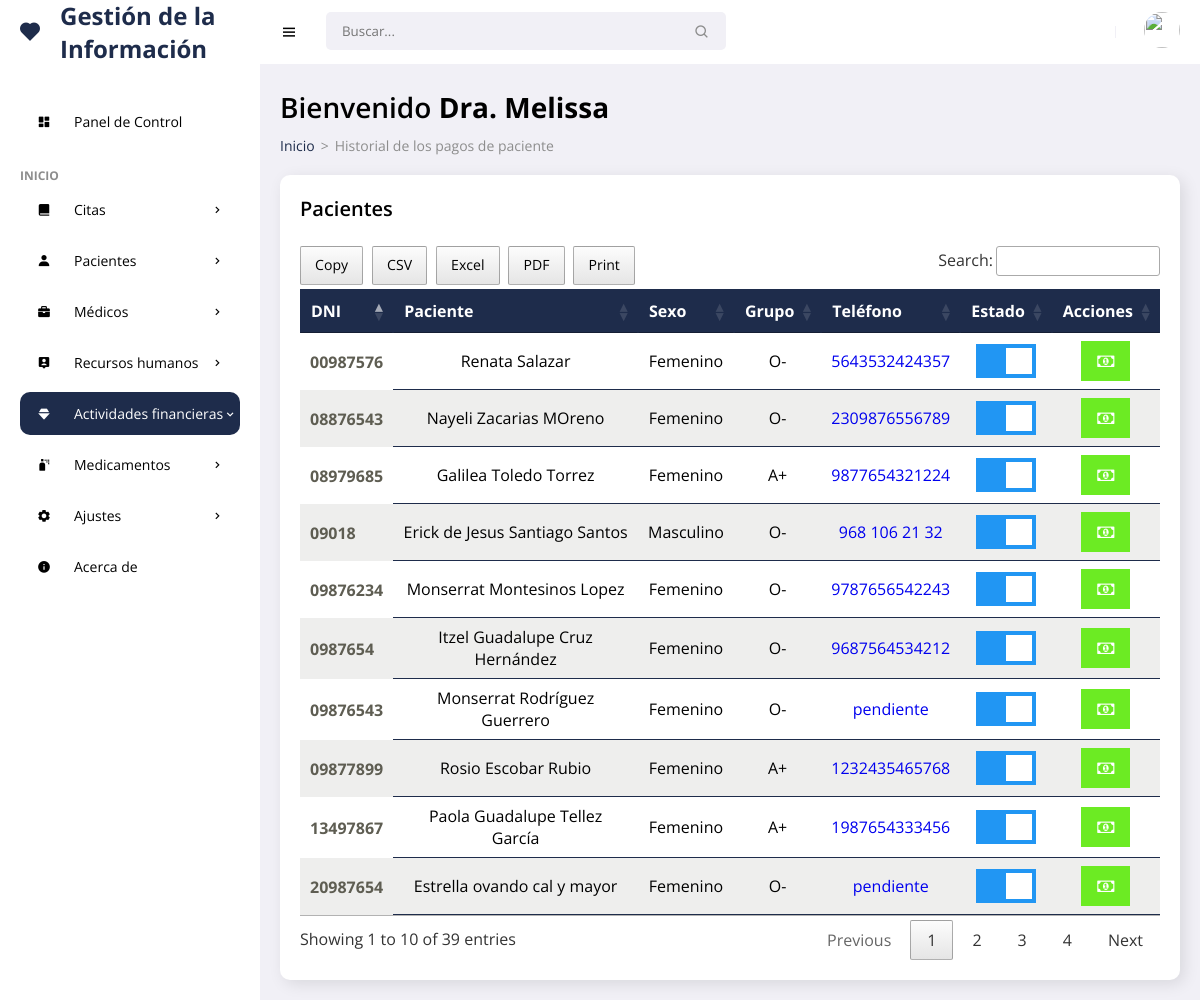
Screenshot of /frontend/actividades/mostrar.php (signed in) with the database file from the repository.
### tables this page shows
CREATE TABLE `patients` (
  `idpa` int(11) NOT NULL,
  `numhs` char(8) NOT NULL,
  `nompa` varchar(30) NOT NULL,
  `apepa` varchar(30) NOT NULL,
  `direc` varchar(150) NOT NULL,
  `sex` varchar(15) NOT NULL,
  `grup` varchar(15) NOT NULL,
  `phon` char(13) NOT NULL,
  `cump` date NOT NULL,
  `corr` varchar(35) NOT NULL,
  `username` varchar(25) NOT NULL,
  `password` varchar(255) NOT NULL,
  `rol` char(1) NOT NULL,
  `state` char(1) NOT NULL,
  `fere` timestamp NOT NULL DEFAULT current_timestamp() ON UPDATE current_timestamp()
);

### frontend/actividades/mostrar.php (the view, shortened to what this page needs)
<!DOCTYPE html>
<html lang="es">
<head>
    <link href='https://unpkg.com/boxicons@2.0.9/css/boxicons.min.css' rel='stylesheet'>
    <link rel="stylesheet" href="../../backend/css/admin.css">
    <link rel="stylesheet" type="text/css" href="../../backend/css/datatable.css">
    <link rel="stylesheet" type="text/css" href="../../backend/css/buttonsdataTables.css">
    <link rel="stylesheet" type="text/css" href="../../backend/css/font.css">
</head>
<body>
    <section id="sidebar">
        <a href="../admin/escritorio.php" class="brand"><i class='bx bxs-heart icon'></i> Gestión de la Información</a>
        <ul class="side-menu">
            <li><a href="../admin/escritorio.php" ><i class='bx bxs-dashboard icon' ></i> Panel de Control</a></li>
            <li class="divider" data-text="Inicio">Panel</li>
            <li>
                <a href="#"><i class='bx bxs-book-alt icon' ></i> Citas <i class='bx bx-chevron-right icon-right' ></i></a>
            </li>
            <li>
                <a href="#"><i class='bx bxs-user icon' ></i> Pacientes <i class='bx bx-chevron-right icon-right' ></i></a>
            </li>
            <li>
                <a href="#"><i class='bx bxs-briefcase icon' ></i> Médicos <i class='bx bx-chevron-right icon-right' ></i></a>
            </li>
            <li>
                <a href="#"><i class='bx bxs-user-pin icon' ></i> Recursos humanos<i class='bx bx-chevron-right icon-right' ></i></a>
            </li>
            <li>
                <a href="#"  class="active"><i class='bx bxs-diamond icon' ></i> Actividades financieras<i class='bx bx-chevron-right icon-right' ></i></a>
            </li>
            <li>
                <a href="#"><i class='bx bxs-spray-can icon' ></i> Medicamentos<i class='bx bx-chevron-right icon-right' ></i></a>
            </li>
            <li>
                <a href="#"><i class='bx bxs-cog icon' ></i> Ajustes<i class='bx bx-chevron-right icon-right' ></i></a>
            </li>
            <li><a href="../acerca/mostrar.php"><i class='bx bxs-info-circle icon' ></i> Acerca de</a></li>
        </ul>
    </section>
    <section id="content">
        <nav>
            <i class='bx bx-menu toggle-sidebar' ></i>
            <form action="#">
                <div class="form-group">
                    <input type="text" placeholder="Buscar...">
                    <i class='bx bx-search icon' ></i>
                </div>
            </form>
            <div class="profile">
                <img src="https://images.unsplash.com/photo-1517841905240-472988babdf9?ixid=MnwxMjA3fDB8MHxzZWFyY2h8NHx8cGVvcGxlfGVufDB8fDB8fA%3D%3D&ixlib=rb-1.2.1&auto=format&fit=crop&w=500&q=60" alt="">
            </div>
        </nav>
        <main>
            <h1 class="title">Bienvenido <?php echo '<strong>'.$_SESSION['username'].'</strong>'; ?></h1>
            <ul class="breadcrumbs">
                <li><a href="../admin/escritorio.php">Inicio</a></li>
                <li class="divider">></li>
                <li><a href="#" class="active">Historial de los pagos de paciente</a></li>
            </ul>
          <div class="data">
                <div class="content-data">
                    <div class="head">
                        <h3>Pacientes</h3>
                    </div>
                   <div class="table-responsive" style="overflow-x:auto;">
                       <?php
require '../../backend/bd/Conexion.php';
$sentencia = $connect->prepare("SELECT * FROM patients ORDER BY idpa DESC;");
 $sentencia->execute();
$data =  array();
if($sentencia){
  while($r = $sentencia->fetchObject()){
    $data[] = $r;
  }
}
     ?>
     <?php if(count($data)>0):?>
         <table id="example" class="responsive-table">
            <thead>
                <tr>
                    <th scope="col">DNI</th>
                    <th scope="col">Paciente</th>
                    <th scope="col">Sexo</th>
                    <th scope="col">Grupo</th>
                    <th scope="col">Teléfono</th>
                    <th scope="col">Estado</th>
                    <th scope="col">Acciones</th>
                </tr>
            </thead>
            <tbody>
                <?php foreach($data as $d):?>
                    <tr>
                        <th scope="row"><?php echo $d->numhs ?></th>
                        <td data-title="Paciente"><?php echo $d->nompa ?>&nbsp;<?php echo $d->apepa ?></td>
                        <td data-title="Sexo"><?php echo $d->sex ?></td>
                        <td data-title="Grupo"><?php echo $d->grup ?></td>
                        <td data-title="Teléfono"><a href="tel:<?php echo $d->phon ?>"><?php echo $d->phon ?></a></td>
                        <td data-title="Estado">
                        <label class="switch">
                          <span class="slider"></span>
                        </label>
                        </td>
                        <td>
                            <a title="Pagos" href="../actividades/pagos.php?id=<?php echo $d->idpa ?>" class="fa fa-money"></a>
                        </td>
                    </tr>
                    <?php endforeach; ?>
            </tbody>
         </table>
    <?php endif; ?>
                    </div>
                </div>
            </div>
        </main>
    </section>
</body>
</html>

### backend/css/datatable.css (style rules this page uses)
table.dataTable thead>tr>th.sorting,table.dataTable thead>tr>th.sorting_asc,table.dataTable thead>tr>th.sorting_desc,table.dataTable thead>tr>th.sorting_asc_disabled,table.dataTable thead>tr>th.sorting_desc_disabled,table.dataTable thead>tr>td.sorting,table.dataTable thead>tr>td.sorting_asc,table.dataTable thead>tr>td.sorting_desc,table.dataTable thead>tr>td.sorting_asc_disabled,table.dataTable thead>tr>td.sorting_desc_disabled { cursor:pointer;position:relative;padding-right:26px }
table.dataTable thead>tr>th.sorting:before,table.dataTable thead>tr>th.sorting:after,table.dataTable thead>tr>th.sorting_asc:before,table.dataTable thead>tr>th.sorting_asc:after,table.dataTable thead>tr>th.sorting_desc:before,table.dataTable thead>tr>th.sorting_desc:after,table.dataTable thead>tr>th.sorting_asc_disabled:before,table.dataTable thead>tr>th.sorting_asc_disabled:after,table.dataTable thead>tr>th.sorting_desc_disabled:before,table.dataTable thead>tr>th.sorting_desc_disabled:after,table.dataTable thead>tr>td.sorting:before,table.dataTable thead>tr>td.sorting:after,table.dataTable thead>tr>td.sorting_asc:before,table.dataTable thead>tr>td.sorting_asc:after,table.dataTable thead>tr>td.sorting_desc:before,table.dataTable thead>tr>td.sorting_desc:after,table.dataTable thead>tr>td.sorting_asc_disabled:before,table.dataTable thead>tr>td.sorting_asc_disabled:after,table.dataTable thead>tr>td.sorting_desc_disabled:before,table.dataTable thead>tr>td.sorting_desc_disabled:after { position:absolute;display:block;opacity:.125;right:10px;line-height:9px;font-size:.9em }
table.dataTable thead>tr>th.sorting:before,table.dataTable thead>tr>th.sorting_asc:before,table.dataTable thead>tr>th.sorting_desc:before,table.dataTable thead>tr>th.sorting_asc_disabled:before,table.dataTable thead>tr>th.sorting_desc_disabled:before,table.dataTable thead>tr>td.sorting:before,table.dataTable thead>tr>td.sorting_asc:before,table.dataTable thead>tr>td.sorting_desc:before,table.dataTable thead>tr>td.sorting_asc_disabled:before,table.dataTable thead>tr>td.sorting_desc_disabled:before { bottom:50%;content:"▴" }
table.dataTable thead>tr>th.sorting:after,table.dataTable thead>tr>th.sorting_asc:after,table.dataTable thead>tr>th.sorting_desc:after,table.dataTable thead>tr>th.sorting_asc_disabled:after,table.dataTable thead>tr>th.sorting_desc_disabled:after,table.dataTable thead>tr>td.sorting:after,table.dataTable thead>tr>td.sorting_asc:after,table.dataTable thead>tr>td.sorting_desc:after,table.dataTable thead>tr>td.sorting_asc_disabled:after,table.dataTable thead>tr>td.sorting_desc_disabled:after { top:50%;content:"▾" }
table.dataTable thead>tr>th.sorting_asc:before,table.dataTable thead>tr>th.sorting_desc:after,table.dataTable thead>tr>td.sorting_asc:before,table.dataTable thead>tr>td.sorting_desc:after { opacity:.6 }
table.dataTable thead th,table.dataTable thead td,table.dataTable tfoot th,table.dataTable tfoot td { text-align:left }
table.dataTable { width:100%;margin:0 auto;clear:both;border-collapse:separate;border-spacing:0 }
table.dataTable thead th,table.dataTable tfoot th { font-weight:bold }
table.dataTable thead th,table.dataTable thead td { padding:10px;border-bottom:1px solid rgba(0, 0, 0, 0.3) }
table.dataTable tbody tr { background-color:transparent }
table.dataTable tbody th,table.dataTable tbody td { padding:8px 10px }
table.dataTable.no-footer { border-bottom:1px solid rgba(0, 0, 0, 0.3) }
table.dataTable th,table.dataTable td { box-sizing:content-box }

### rows the page displays
patients: numhs "20987654", nompa "Estrella", apepa "ovando cal y mayor", sex "Femenino", grup "O-", phon "pendiente"
patients: numhs "09876543", nompa "Monserrat", apepa "Rodríguez Guerrero", sex "Femenino", grup "O-", phon "pendiente"
patients: numhs "13497867", nompa "Paola Guadalupe", apepa "Tellez García", sex "Femenino", grup "A+", phon "1987654333456"
patients: numhs "08876543", nompa "Nayeli", apepa "Zacarias MOreno", sex "Femenino", grup "O-", phon "2309876556789"
patients: numhs "09877899", nompa "Rosio", apepa "Escobar Rubio", sex "Femenino", grup "A+", phon "1232435465768"
patients: numhs "08979685", nompa "Galilea", apepa "Toledo Torrez", sex "Femenino", grup "A+", phon "9877654321224"
patients: numhs "00987576", nompa "Renata", apepa "Salazar", sex "Femenino", grup "O-", phon "5643532424357"
patients: numhs "0987654", nompa "Itzel Guadalupe", apepa "Cruz Hernández", sex "Femenino", grup "O-", phon "9687564534212"
patients: numhs "09876234", nompa "Monserrat", apepa "Montesinos Lopez", sex "Femenino", grup "O-", phon "9787656542243"
patients: numhs "09018", nompa "Erick de Jesus", apepa "Santiago Santos", sex "Masculino", grup "O-", phon "968 106 21 32"

### other values shown
$_SESSION['username'] "Dra. Melissa"
